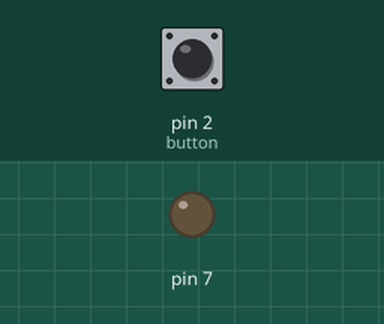
Recording of a sketch running on a simulated Arduino Uno, built with avr-gcc and run on an emulated ATmega328P. On the bench: output pins drawn as LEDs (lit = HIGH). The inputs (shaded band) are chosen by the test bench; at power-on: pin 2 (button) LOW. What the sketch prints to the serial monitor is not drawn.

Above: at 1.8 s.
1.9 s: pin 2 (button) pulled HIGH for 3.2 s
At 5.2 s:
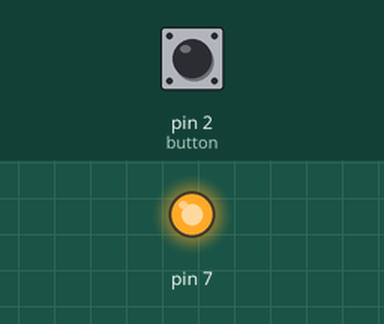
6.6 s: pin 2 (button) pulled HIGH for 0.6 s
At 8.3 s:
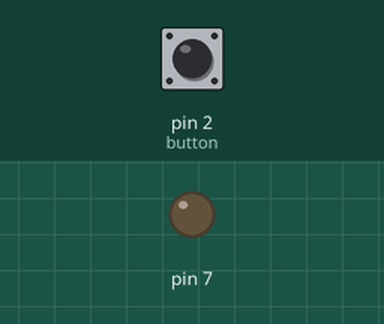
8.7 s: pin 2 (button) pulled HIGH for 1 s
At 9.9 s:
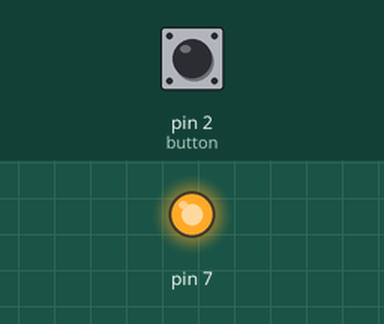
Timing chart, 0 to 11.7 s (numbered marks = the images above; inputs shaded):
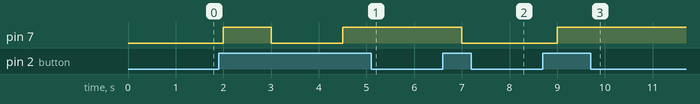

Measured:
- after the input at 1.9 s, pin 7: LOW → HIGH after 0.10 s, → LOW 1.0 s later, → HIGH 1.5 s later
- after the input at 6.6 s, pin 7: HIGH → LOW after 0.40 s
- after the input at 8.7 s, pin 7: LOW → HIGH after 0.30 s

The sketch:

Non-delay_PB_blinks.ino
```cpp
/*
none-Delay (millis)
In the non-delay program, the blinking led will turn on when pressing the push button
when the push button is released, it will saved the last state of the LED(on or off)
*/
                                        //defining variables of the pushbutton and the ledstate
int ledState = LOW;
unsigned long preMillis = 0;
int pushbutton;


void setup() {
                                        //defining pin (7 and 2) & serial communication
pinMode(7,OUTPUT);
pinMode(2,INPUT);
Serial.begin(9600);
}

void loop() {

pushbutton = digitalRead(2);            //Push button
if(pushbutton == 1){                    //when pushbutton is equal to 1, the led blinks

  unsigned long ms = millis();
if((ms-preMillis)>=1000){               // the "if, else" condition
  preMillis = ms;

  if(ledState == LOW){
    ledState = HIGH;
    }
  else{
    ledState = LOW;
    }
  digitalWrite(7,ledState);             //led state stays the same until pushbutton is pressed once again
  }

}
Serial.print(pushbutton);               //Print pushbutton value on serial monitor
delay(500);
}
```
